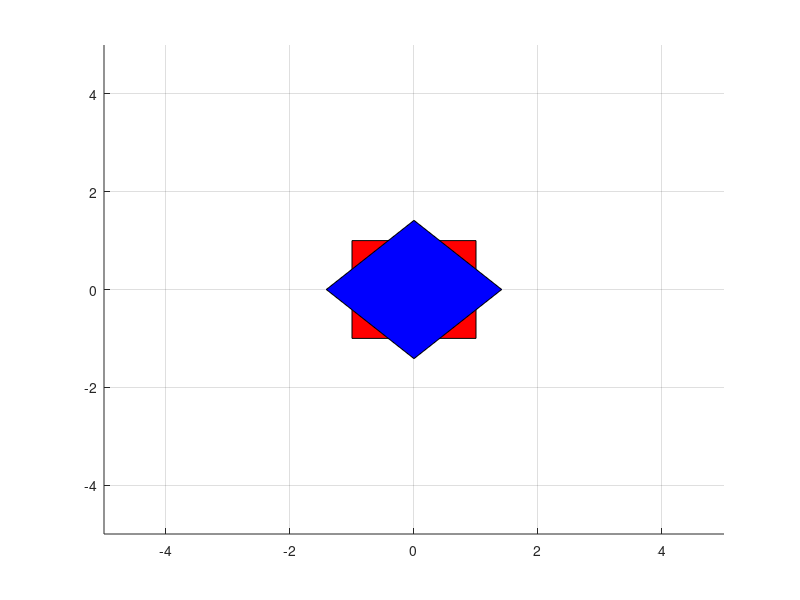
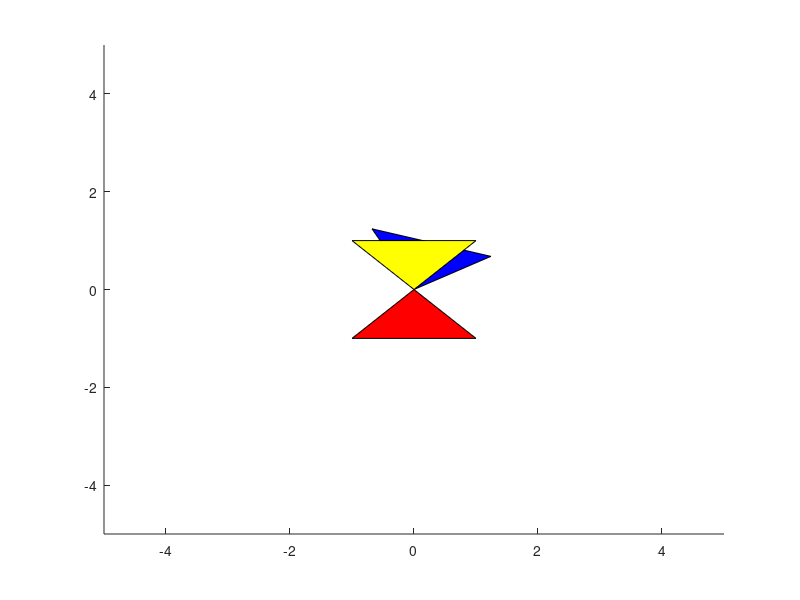

Reproduce these figures in MATLAB, in order.
%{
    This script depicts how to manipulate an object in 2D using rotation and
    dilation matricies.
        We build a square and a triangle, and then apply transformations to each
        vertex.
%}
clear all;
close all;

squareVerts = [1 -1; 1 1; -1 1; -1 -1 ];
triangleVerts = [0 0 ; -1 -1; 1 -1];
squareVerts=squareVerts';
triangleVerts=triangleVerts';

rotMat2d = @(theta) [cos(theta) -sin(theta); sin(theta) cos(theta) ];
dialation = @(a,b) [a 0 ; 0 b];


rotSquareVerts = rotMat2d(pi/4)*squareVerts;
rotTriangleVerts = rotMat2d(pi/1.1)*triangleVerts;
flippedTriangleVerts = dialation(1,-1)*triangleVerts;   %flip on yAxis

patch(squareVerts(1,:), squareVerts(2,:), 'r');
patch(rotSquareVerts(1,:), rotSquareVerts(2,:), 'b');
axis([-5 5 -5 5]);
grid on;

figure;
    patch(triangleVerts(1,:), triangleVerts(2,:),'r');
    patch(rotTriangleVerts(1,:), rotTriangleVerts(2,:), 'b')
    patch(flippedTriangleVerts(1,:), flippedTriangleVerts(2,:), 'y')
    axis([-5 5 -5 5]);
    
    
%
%   end linTrans.m
%